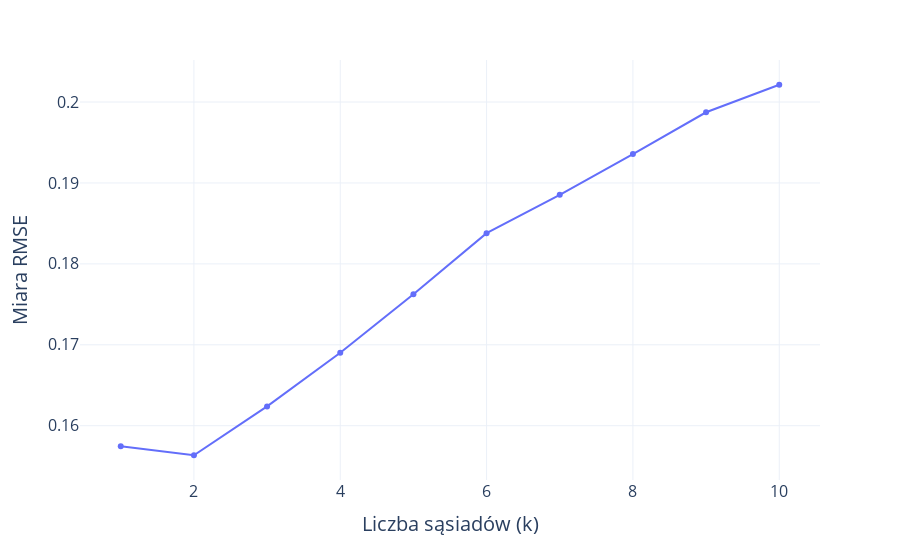

Notebook cell for this chart:
### Code cell
wyn_knn_pac_df=pd.DataFrame(np.column_stack([n_neighbors_range, wyn_knn_pac]), columns=["k","rmse"])

fig = px.line(wyn_knn_pac_df, x="k", y="rmse", markers=True, line_shape='linear')

# Dodajemy etykiety i tytuł
fig.update_layout(
    xaxis=dict(
        title='Liczba sąsiadów (k)',
        tickfont=dict(size=16),
        title_font=dict(size=20),
    ),
    yaxis=dict(
        title='Miara RMSE',
        tickfont=dict(size=16),
        title_font=dict(size=20)
    )
)
fig.update_layout(template="plotly_white")
# Wyświetlamy wykres
fig.show()
fig.write_image("../images/knn_patient.png", width=1000, height=600, scale=4, format="png")

### Figure 1 — Plotly figure (JSON) as saved in the notebook; plotly's stock layout.template omitted (floating-point values rounded to 4 significant figures)
{"data": [{"hovertemplate": "k=%{x}<br>rmse=%{y}<extra></extra>", "legendgroup": "", "line": {"color": "#636efa", "dash": "solid", "shape": "linear"}, "marker": {"symbol": "circle"}, "mode": "markers+lines", "name": "", "orientation": "v", "showlegend": false, "type": "scatter", "x": [1, 2, 3, 4, 5, 6, 7, 8, 9, 10], "xaxis": "x", "y": [0.1575, 0.1564, 0.1624, 0.169, 0.1762, 0.1838, 0.1885, 0.1936, 0.1987, 0.2021], "yaxis": "y"}], "layout": {"legend": {"tracegroupgap": 0}, "margin": {"t": 60}, "xaxis": {"anchor": "y", "domain": [0, 1], "tickfont": {"size": 16}, "title": {"font": {"size": 20}, "text": "Liczba sąsiadów (k)"}}, "yaxis": {"anchor": "x", "domain": [0, 1], "tickfont": {"size": 16}, "title": {"font": {"size": 20}, "text": "Miara RMSE"}}}}
